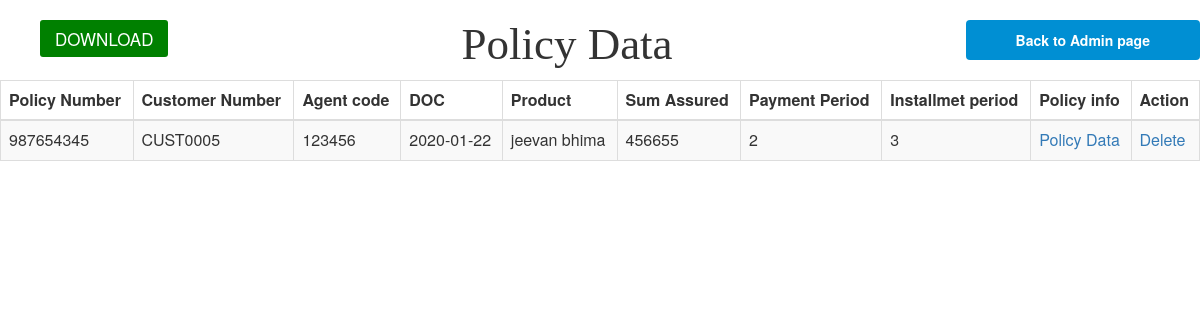
The app's page /table/modified123.php with its own data.
### tables this page shows
CREATE TABLE `policy_data` (
  `id` int(250) NOT NULL,
  `Policy_Num` int(10) NOT NULL,
  `Customer_Num` varchar(250) NOT NULL,
  `Agent_code` varchar(200) NOT NULL,
  `DOC` date NOT NULL,
  `Product` varchar(20) NOT NULL,
  `Sum_Assured` int(10) NOT NULL,
  `Pay_Period` int(10) NOT NULL,
  `Ins_Period` int(10) NOT NULL
);

### table/modified123.php (the view, shortened to what this page needs)
<?php
include "../connection.php";
$sql = "select * from policy_data";
$result = mysqli_query($conn,$sql);
?>
<html lang="en">
<head>
    <link rel="stylesheet" type="text/css" href="../css/custom.css">
    <link rel="stylesheet" type="text/css" href="../css/bootstrap.min.css">
    <link rel="stylesheet" type="text/css" href="../css/font-awesome.min.css">
    <link rel="stylesheet" type="text/css" href="https://maxcdn.bootstrapcdn.com/font-awesome/4.3.0/css/font-awesome.min.css">
</head>
    <body style="line-height: 1;">
		<ul>
			<a href="../policy/excel.php" role="submit"  style="color: white; font-size: 17px;text-transform: unset; padding: 10px 15px; border-radius: 3px; background: green; transition: .5s;float:left;">DOWNLOAD</a>
			<li class="submit-btn" style="text-decoration: none; float:right;"><a href="admin1.php" style=" color: #ffffff;"> Back to Admin page</a></li>
		</ul>
		<h1 style="font-family: auto;
    font-size: 45px;"> <center>Policy Data</center></h1>
		<table class="table table-striped table-hover table-bordered" width = "100%" border = "1" cellspacing = "1" cellpadding = "1">
		<thead>
            <tr>
                <th>Policy Number</th>
                <th>Customer Number</th>
                <th>Agent code</th>
                <th>DOC</th>
                <th>Product</th>
                <th>Sum Assured</th>
                <th>Payment Period</th>
                <th>Installmet period</th>
				<th>Policy info</th>
                <th colspan = "2">Action</th>
            </tr>
            </thead>
	<?php
		while($row = mysqli_fetch_object($result)){
	?>
			<tr>
				<td>
					<?php echo $row->Policy_Num;?>
				</td>
				<td>
					<?php echo $row->Customer_Num;?>
				</td>
				<td>
					<?php echo $row->Agent_code;?>
				</td>
				<td>
					<?php echo $row->DOC;?>
				</td>
				<td>
					<?php echo $row->Product;?>
				</td>
				<td>
					<?php echo $row->Sum_Assured;?>
				</td>
				<td>
					<?php echo $row->Pay_Period;?>
				</td>
				<td>
					<?php echo $row->Ins_Period;?>
				</td>
				<td>
					<a href="../policy/view.php?Policy_Num=<?php echo $row->Policy_Num;?>">Policy Data </a>
				</td>
				<td> <a href="../policy/delete.php?pol=<?php echo $row->Policy_Num;?>" onclick="return confirm('Are You Sure')">Delete
				</a> </td>
			</tr>
		<?php } ?>
        </table>
    </body>
</html>

### css/custom.css (style rules this page uses)
.submit-btn { color: #ffffff; display: inline-block; padding: 10px 50px; margin-bottom: 0px; font-size: 14px; font-weight: bold; line-height: 1.42857; text-align: center; border: 0px solid transparent; border-radius: 4px; background: #008fd3 none repeat scroll 0% 0% !important; text-decoration: none; }

### records on screen
policy_data: Policy_Num "987654345", Customer_Num "CUST0005", Agent_code "123456", DOC "2020-01-22", Product "jeevan bhima", Sum_Assured "456655", Pay_Period "2", Ins_Period "3"
